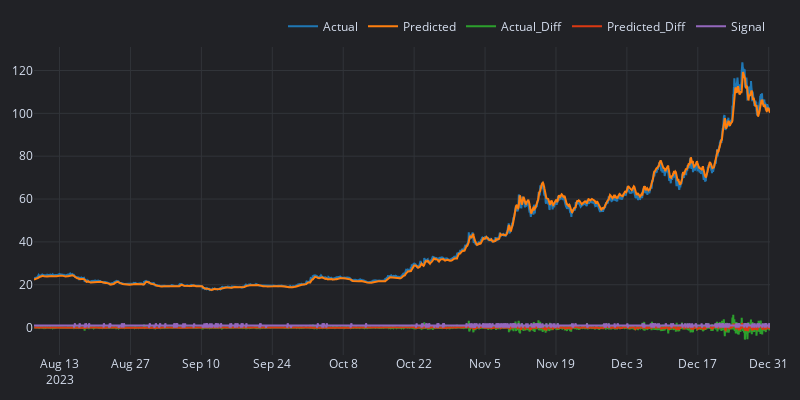

The notebook cell this image was saved under:
### Code cell
# Assuming df_sol is your original DataFrame and y_test, y_test_pred are your numpy arrays
# First, create the index you want to use for the x-axis
x_axis_index = df[len(df)-len(y_test):].index

# Create Series with the custom index
y_test_series = pd.Series(y_test.flatten(), index=x_axis_index, name="Actual")
y_test_pred_series = pd.Series(y_test_pred.flatten(), index=x_axis_index, name="Predicted")

# Create a DataFrame from your series
combined_df = pd.DataFrame({
    "Actual": y_test_series,
    "Predicted": y_test_pred_series
})
entries = 2
exits = 0

combined_df['Actual_Diff'] = combined_df['Actual'].diff()
combined_df['Predicted_Diff'] = combined_df['Predicted'].diff()


cross_over = (combined_df['Actual_Diff'] > 0) & (combined_df['Actual'] > combined_df['Predicted']) & (combined_df['Actual'].shift(1) <= combined_df['Predicted'].shift(1))
cross_under = (combined_df['Actual_Diff'] < 0) & (combined_df['Actual'] < combined_df['Predicted']) & (combined_df['Actual'].shift(1) >= combined_df['Predicted'].shift(1))

combined_df['Signal'] = 1  # Default to '1' for hold/no action
combined_df.loc[cross_over, 'Signal'] = 2  # '2' for cross over
combined_df.loc[cross_under, 'Signal'] = 0  # '0' for cross under


# Plot using vectorbt
combined_df_vbt = vbt.Data.from_data(combined_df)
fig = combined_df_vbt.plot(trace_kwargs=dict(mode='lines'))
fig.show()

### Figure 1 — Plotly figure (JSON) as saved in the notebook; plotly's stock layout.template omitted (floating-point values rounded to 4 significant figures; data arrays with more than 128 entries replaced by an {"elided": "..."} marker saying what was removed)
{"data": [{"mode": "lines", "name": "Actual", "showlegend": true, "type": "scatter", "uid": "75da02c1-0d3f-44aa-9ca7-8d58c1326368", "x": {"elided": "3488 str values"}, "y": {"elided": "3488 float values"}}, {"mode": "lines", "name": "Predicted", "showlegend": true, "type": "scatter", "uid": "7251909f-40b8-4fa0-bb20-00305e298cd9", "x": {"elided": "3488 str values"}, "y": {"elided": "3488 float values"}}, {"mode": "lines", "name": "Actual_Diff", "showlegend": true, "type": "scatter", "uid": "c6ec6e3c-ed56-45ac-a5a1-0bfdb0fff0fd", "x": {"elided": "3488 str values"}, "y": {"elided": "3488 float values"}}, {"mode": "lines", "name": "Predicted_Diff", "showlegend": true, "type": "scatter", "uid": "ebd66fab-c15b-4a72-b138-5feca29148bd", "x": {"elided": "3488 str values"}, "y": {"elided": "3488 float values"}}, {"mode": "lines", "name": "Signal", "showlegend": true, "type": "scatter", "uid": "e7abf5e1-76f2-40d1-ace7-4f82d1015720", "x": {"elided": "3488 str values"}, "y": {"elided": "3488 int values"}}], "layout": {"height": 400, "legend": {"orientation": "h", "traceorder": "normal", "x": 1, "xanchor": "right", "y": 1.02, "yanchor": "bottom"}, "margin": {"b": 30, "l": 30, "r": 30, "t": 30}, "width": 800}}
